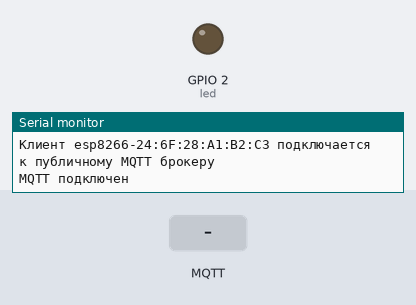
This sketch was run on a simulated ESP8266 (NodeMCU). Parts: output pins drawn as LEDs (lit = HIGH), the last lines printed to the serial monitor. The inputs (shaded band) are chosen by the test bench. WiFi joins after 1.5 s; servers stay silent unless stated; uploads are accepted with an empty reply; EEPROM starts erased; no MQTT or app messages arrive unless stated.

Above: at 9.0 s.
9.1 s: MQTT message "ON" arrives on the first subscribed topic
At 9.8 s:
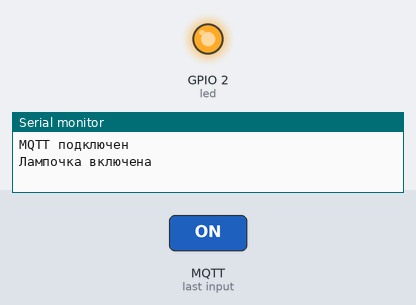
10.7 s: MQTT message "OFF" arrives on the first subscribed topic
At 12.1 s:
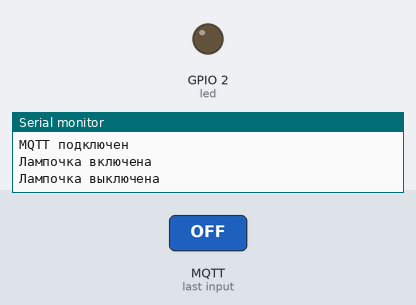
Timing chart, 0 to 13.7 s (numbered marks = the images above; inputs shaded):
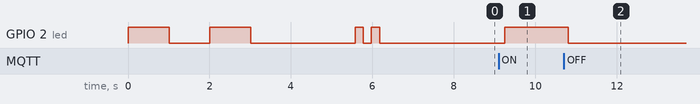

Measured:
- after the input at 9.1 s, GPIO 2 (led): LOW → HIGH after 0.15 s
- after the input at 10.7 s, GPIO 2 (led): HIGH → LOW after 0.11 s

The sketch:

EspLamp.ino
```cpp
#include "Config.h"
#include "WIFI.h"
#include "Server.h"
#include "MQTT.h"

void blinkLED(int duration, int times) {
    for (int i = 0; i < times; i++) {
        digitalWrite(led, HIGH);
        delay(duration);
        digitalWrite(led, LOW);
        delay(duration);
    }
}

void setup() {
    Serial.begin(115200);
    pinMode(led, OUTPUT);
    EEPROM.begin(512);
    loadCredentials();
    blinkLED(1000, 2);
    if (!StartCLIMode()) {
        StartAPMode();
    }
    server_init();
    MQTT_init();
}

void loop() {
    server.handleClient();
    mqtt_cli.loop();
    if (WiFi.status() == WL_CONNECTED) {
        if (isInternetAvailable()) {
            MQTT_reconnect();
            if (lampState) {
                digitalWrite(led, HIGH);
            } else {
                digitalWrite(led, LOW);
            }
        } else {
            if (!lampState) {
                blinkLED(1000);
            }
            StartAPMode();
        }
    } else {
        if (!lampState) {
            blinkLED(1000);
        }
        StartAPMode();
    }
}
```

MQTT.h
```cpp
#include <PubSubClient.h>
#include "Config.h"

WiFiClient espClient;
PubSubClient mqtt_cli(espClient);
bool lampState = false;
void blinkLED(int duration, int times = 1);

void callback(char* topic, byte* payload, unsigned int length) {
    String message;
    for (unsigned int i = 0; i < length; i++) {
        message += (char)payload[i];
    }
    if (message == "ON") {
        lampState = true;
        digitalWrite(led, HIGH);
        Serial.println("Лампочка включена");
    } else if (message == "OFF") {
        lampState = false;
        digitalWrite(led, LOW);
        Serial.println("Лампочка выключена");
    }
}
void MQTT_init() {
    mqtt_cli.setServer(mqtt_broker, mqtt_port);
    mqtt_cli.setCallback(callback);
    while (!mqtt_cli.connected()) {
        String client_id = "esp8266-" + String(WiFi.macAddress());
        Serial.print("Клиент " + client_id);
        Serial.println(" подключается к публичному MQTT брокеру\n");
        if (mqtt_cli.connect(client_id.c_str())) {
            Serial.println("MQTT подключен");
            mqtt_cli.subscribe(mqtt_topic);
            blinkLED(200, 2);
        } else {
            Serial.print("не удалось, статус ");
            Serial.println(mqtt_cli.state());
            blinkLED(100);
            delay(2000);
        }
    }
}
void MQTT_reconnect() {
    if (mqtt_cli.connected()) {
        return;
    }
    String client_id = "esp8266-" + String(WiFi.macAddress());
    Serial.print("Клиент " + client_id);
    Serial.println(" подключается к публичному MQTT брокеру");

    while (!mqtt_cli.connected()) {
        Serial.print("Подключение к MQTT...");
        blinkLED(100);
        if (mqtt_cli.connect(client_id.c_str())) {
            Serial.println("подключено");
            mqtt_cli.subscribe(mqtt_topic);
            blinkLED(200, 2);
        } else {
            Serial.print("не удалось, статус ");
            Serial.println(mqtt_cli.state());
            delay(2000);
        }
    }
}
```

Server.h
```cpp
#include <ESP8266WebServer.h>
#include "Config.h"

ESP8266WebServer server(80);
void handleRoot() {
    String html = "<html><head><meta charset=\"UTF-8\"></head><body>"
                  "<h1>Настройка WiFi</h1>"
                  "<form action=\"/connect\" method=\"GET\">"
                  "SSID: <input type=\"text\" name=\"ssid\"><br>"
                  "Password: <input type=\"password\" name=\"password\"><br><br>"
                  "<input type=\"submit\" value=\"Подключиться\">"
                  "</form>"
                  "</body></html>";
    server.send(200, "text/html", html);
}

void handleConnect() {
    if (server.hasArg("ssid") && server.hasArg("password")) {
        String ssidCLI = server.arg("ssid");
        String passwordCLI = server.arg("password");

        Serial.println("Подключение к WiFi сети: " + ssidCLI);
        Serial.println("Пароль: " + passwordCLI);

        ::ssidCLI = ssidCLI;
        ::passwordCLI = passwordCLI;

        if (StartCLIMode()) {
            saveCredentials();
            String response = "<html><head><meta charset=\"UTF-8\"></head><body><h1>Подключение успешно!</h1></body></html>";
            server.send(200, "text/html", response);
        } else {
            String response = "<html><head><meta charset=\"UTF-8\"></head><body><h1>Ошибка подключения. Проверьте SSID и пароль.</h1></body></html>";
            server.send(200, "text/html", response);
            StartAPMode();
        }
    } else {
        server.send(400, "text/html", "Ошибка: Отсутствуют параметры подключения.");
    }
}

void handleNotFound() {
    server.send(404, "text/plain", "404: Not found");
}

void server_init() {
    server.on("/", HTTP_GET, handleRoot);
    server.on("/connect", HTTP_GET, handleConnect);
    server.onNotFound(handleNotFound);

    server.begin();
    Serial.println("HTTP server started");
}
```

WIFI.h
```cpp
#include "Config.h"
#include <ESP8266WiFi.h>
#include <WiFiClient.h>

void saveCredentials() {
    for (int i = 0; i < ssidCLI.length(); i++) {
        EEPROM.write(ssidAddress + i, ssidCLI[i]);
    }
    for (int i = ssidCLI.length(); i < 50; i++) {
        EEPROM.write(ssidAddress + i, 0);
    }
    for (int i = 0; i < passwordCLI.length(); i++) {
        EEPROM.write(passwordAddress + i, passwordCLI[i]);
    }
    for (int i = passwordCLI.length(); i < 50; i++) {
        EEPROM.write(passwordAddress + i, 0);
    }
    EEPROM.commit();
    Serial.println("данные сохранены");
}

void loadCredentials() {
    char ssidBuffer[50] = {0};
    for (int i = 0; i < 50; i++) {
        ssidBuffer[i] = EEPROM.read(ssidAddress + i);
    }
    ssidCLI = String(ssidBuffer).c_str();
    char passwordBuffer[50] = {0};
    for (int i = 0; i < 50; i++) {
        passwordBuffer[i] = EEPROM.read(passwordAddress + i);
    }
    passwordCLI = String(passwordBuffer).c_str();
    Serial.println("данные загружены: SSID: " + ssidCLI + ", Пароль: " + passwordCLI);
}
bool isInternetAvailable() {
    WiFiClient client;
    if (client.connect("www.google.com", 80)) {
        client.print("GET / HTTP/1.1\r\nHost: www.google.com\r\nConnection: close\r\n\r\n");
        unsigned long timeout = millis();
        while (client.available() == 0) {
            if (millis() - timeout > 5000) {
                return false;
            }
        }
        while (client.available()) {
            String line = client.readStringUntil('\n');
            if (line.startsWith("HTTP/1.1 200")) {
                return true;
            }
        }
    }
    return false;}

void StartAPMode() {
    IPAddress apIP(192, 168, 4, 1);
    WiFi.softAPConfig(apIP, apIP, IPAddress(255, 255, 255, 0));
    WiFi.softAP(ssidAP.c_str(), passwordAP.c_str());
    Serial.println("WiFi запущен в режиме AP с именем: " + ssidAP);
}

bool StartCLIMode() {
    Serial.println("Пытаемся подключиться к WiFi...");
    WiFi.begin(ssidCLI.c_str(), passwordCLI.c_str());
    unsigned long startAttemptTime = millis();
    while (WiFi.status() != WL_CONNECTED && millis() - startAttemptTime < 30000) {
        delay(500);
        Serial.print(".");
    }

    if (WiFi.status() == WL_CONNECTED) {
        Serial.println("\nПодключение выполнено!");
        Serial.print("IP адрес: ");
        Serial.println(WiFi.localIP());
        WiFi.softAPdisconnect(true);
        Serial.println("Точка доступа отключена");

        return true;
    } else {
        Serial.println("\nОшибка: Не удалось подключиться к WiFi");
        return false;
    }
}
```

Config.h
```cpp
#include <EEPROM.h>
String ssidAP = "WIFI_LAMP";
String passwordAP = "WIFILAMP123";
String ssidCLI = "";
String passwordCLI = "";
char* mqtt_broker = "broker.emqx.io";
const int mqtt_port = 1883;
const char* light_id = "1";
const char* mqtt_topic = "home/light/1";
const int led = 2;
const int ssidAddress = 0;
const int passwordAddress = 50;
```
